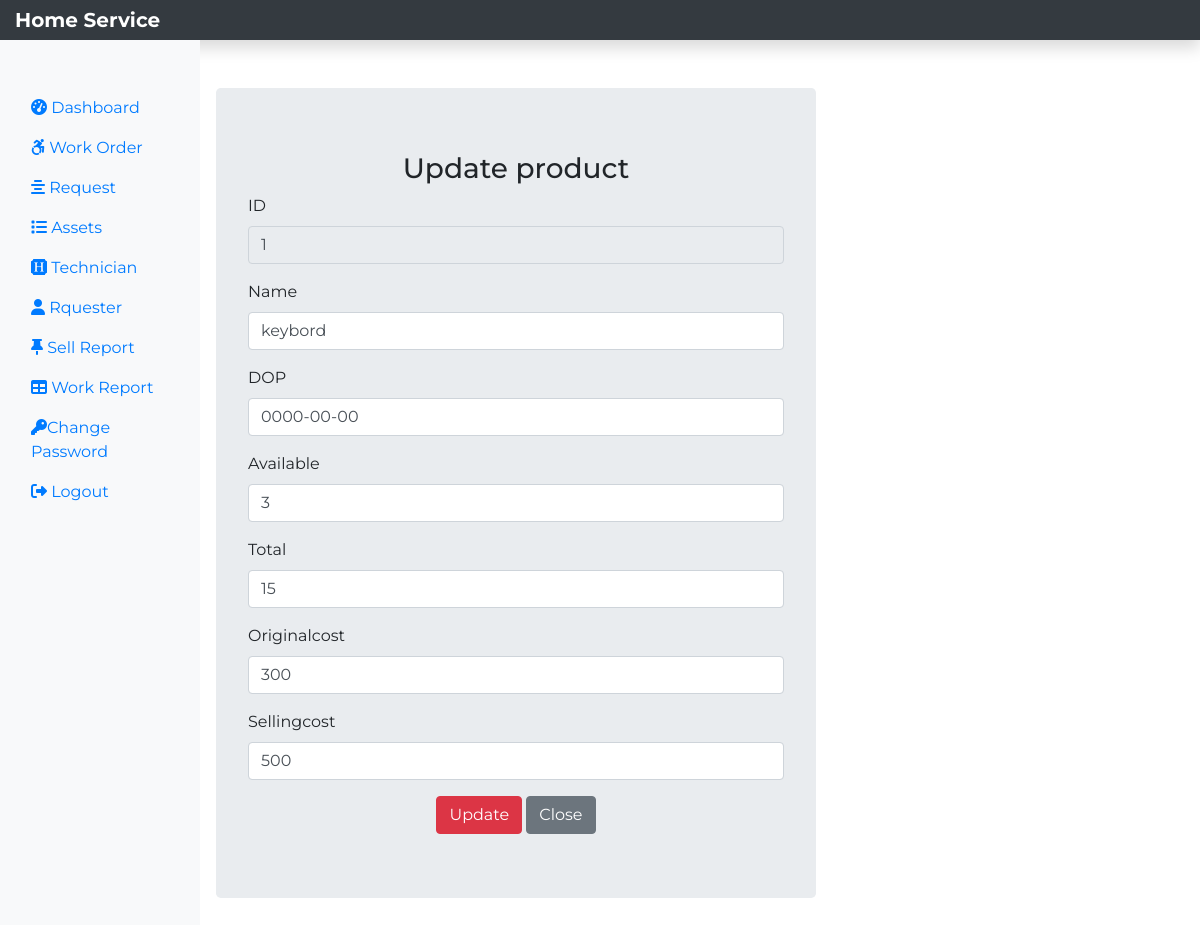
The page /editproduct.php?id=1 (signed in) on the database its author committed.
### tables this page shows
CREATE TABLE `assets_id` (
  `pid` int(11) NOT NULL,
  `pname` varchar(60) NOT NULL,
  `pdop` date NOT NULL,
  `pava` int(11) NOT NULL,
  `ptotal` int(11) NOT NULL,
  `poriginalcost` int(11) NOT NULL,
  `psellingcost` int(11) NOT NULL
);

### editproduct.php (the view, shortened to what this page needs)
<?php
include('dbconnect.php');
?>
<!DOCTYPE html>
<html lang="en">
<head>
    <link rel="stylesheet" href="style.css">
    <link rel="stylesheet" href="https://cdn.jsdelivr.net/npm/bootstrap@4.3.1/dist/css/bootstrap.min.css">
    <link rel="stylesheet" href="https://cdn.jsdelivr.net/npm/bootstrap@4.3.1/dist/css/bootstrap.min.css">
</head>
<body>
<nav class="navbar navbar-dark fied-top bg-dark flex-md-nowrap p-0 shadow">
   <a class="navbar-brand col-sm-3 col-md-2 mr-0" href="requestprofile.php">Home Service</a></nav>
   <div class="container-fluid">
    <div class="row">
        <nav class="col-sm-2 bg-light sidebar py-5 ">
            <div class="sidebar sticky">
                <ul class="nav flex-column">
                    <li class="nav-item"><a class="nav-link active" href="dashboard.php"><i class="fas fa-tachometer-alt"></i>&nbsp;Dashboard</a></li>
                    <li class="nav-item"><a class="nav-link" href="work.php"><i class="fab fa-accessible-icon"></i>&nbsp;Work Order</a></li>
                    <li class="nav-item"><a class="nav-link" href="req.php"><i class="fas fa-align-center"></i>&nbsp;Request </a></li>
                    <li class="nav-item"><a class="nav-link" href="assets.php"><i class="fas fa-list"></i>&nbsp;Assets</a></li>
                    <li class="nav-item"><a class="nav-link" href="technician.php"><i class="fa-brands fa-hire-a-helper"></i>&nbsp;Technician</a></li>
                    <li class="nav-item"><a class="nav-link" href="rquester.php"><i class="fas fa-user"></i>&nbsp;Rquester</a></li>
                    <li class="nav-item"><a class="nav-link" href="sellreport.php"><i class="fa-solid fa-thumbtack"></i>&nbsp;Sell Report</a></li>
                    <li class="nav-item"><a class="nav-link" href="workreport.php"><i class="fas fa-table"></i>&nbsp;Work Report</a></li>
                    <li class="nav-item"><a class="nav-link" href="changepass.php"><i class="fas fa-key"></i>Change Password</a></li>
                    <li class="nav-item"><a class="nav-link" href="logout.php"><i class="fas fa-sign-out-alt"></i>&nbsp;Logout</a></li>
                </ul>
            </div>
        </nav>
<div class="col-sm-6 mt-5 mx-3 jumbotron">
    <h3 class="text-center">Update product</h3>
    <?php
     if(isset($_REQUEST['id'])){
        $sql ="SELECT * FROM  assets_id WHERE pid ={$_REQUEST['id']}";
        $result = $conn->query($sql);
        $row = $result->fetch_assoc();
     }
    ?>
     <form action="<?php $_SELF_PHP ?>" method="POST">
     <div class="form-group">
            <label for="pid">ID</label>
            <input type="text" class="form-control" name="pid" id="pid" Value="<?php if(isset($row['pid'])) { echo $row['pid'];} ?>" readonly>
        </div>
     <div class="form-group">
            <label for="pname">Name</label>
            <input type="text" class="form-control" name="pname" id="pname" Value="<?php if(isset($row['pname'])) { echo $row['pname'];} ?>">
        </div>
        <div class="form-group">
            <label for="pdop">DOP</label>
            <input type="text" class="form-control" name="pdop" id="pdop" Value="<?php if(isset($row['pdop'])) { echo $row['pdop'];} ?>">
        </div>
        <div class="form-group">
            <label for="pava">Available</label>
            <input type="number" class="form-control" name="pava" id="pava" Value="<?php if(isset($row['pava'])) { echo $row['pava'];} ?>">
        </div>
        <div class="form-group">
            <label for="ptotal">Total</label>
            <input type="text" class="form-control" name="ptotal" id="ptotal" Value="<?php if(isset($row['ptotal'])) { echo $row['ptotal'];} ?>">
        </div>
        <div class="form-group">
            <label for="poriginalcost">Originalcost</label>
            <input type="text" class="form-control" name="poriginalcost" id="poriginalcost" Value="<?php if(isset($row['poriginalcost'])) { echo $row['poriginalcost'];} ?>">
        </div>
        <div class="form-group">
            <label for="psellingcost">Sellingcost</label>
            <input type="text" class="form-control" name="psellingcost" id="psellingcost" Value="<?php if(isset($row['psellingcost'])) { echo $row['psellingcost'];} ?>">
        </div>
        <div class="text-center">
            <button type="submit" class="btn btn-danger" id="pupdate" name="pupdate">Update</button>
            <a href="assets.php" class="btn btn-secondary">Close</a>
        </div>
     </form>
</div>
        </div>
   </div>
</body>
</html>

### style.css (style rules this page uses)
* { margin: 0; padding: 0; box-sizing: border-box; font-family: 'Montserrat', sans-serif; }
.navbar-brand { font-weight: bold; }

### rows shown on the page
assets_id: pid "1", pname "keybord", pdop "0000-00-00", pava "3", ptotal "15", poriginalcost "300", psellingcost "500"
